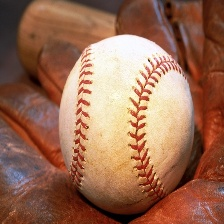
#> input picture images/044.jpg, 224 x 224 px, given in place of the camera
$ python Real_time_angle_detector.py
#> lines starting #> are read from the running program, lines starting #| are printed output that depends on the picture; after the words box and inside, x2 and y2 are one past the last pixel; in counts of white or black regions, pixels touching at a corner belong together
#> further down, frame is the input picture: shape (224, 224, 3); mean B, G, R 83.1, 106.6, 153.5
import cv2
import numpy as np

def get_angle(pt1, pt2, pt0):
    dx1 = pt1[0] - pt0[0]
    dy1 = pt1[1] - pt0[1]
    dx2 = pt2[0] - pt0[0]
    dy2 = pt2[1] - pt0[1]
    return np.arctan2(dy1, dx1) - np.arctan2(dy2, dx2)

def detect_angle(frame):
    gray = cv2.cvtColor(frame, cv2.COLOR_BGR2GRAY)
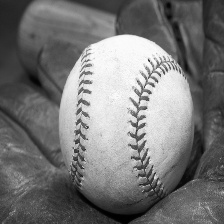
#> gray: shape (224, 224); min 0, max 254, mean 118
    edges = cv2.Canny(gray, 50, 150, apertureSize=3)
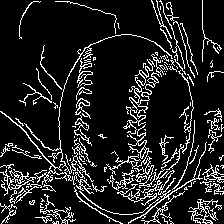
#> edges: shape (224, 224); 13% white in thin lines or dots
    lines = cv2.HoughLinesP(edges, 1, np.pi / 180, threshold=100, minLineLength=100, maxLineGap=10)
#> lines = None

    if lines is not None:
        for line in lines:
            x1, y1, x2, y2 = line[0]
            cv2.line(frame, (x1, y1), (x2, y2), (0, 255, 0), 2)
            angle = get_angle((x1, y1), (x2, y2), (frame.shape[1] // 2, frame.shape[0] // 2))
            cv2.putText(frame, f"Angle: {angle:.2f}", (x1, y1 - 10), cv2.FONT_HERSHEY_SIMPLEX, 0.5, (0, 0, 255), 2)

    cv2.imshow("Angle Detector", frame)

# Open video capture
cap = cv2.VideoCapture(0)

while True:
    ret, frame = cap.read()

    if not ret:
        break

    detect_angle(frame)

    # Exit when 'q' is pressed
    if cv2.waitKey(1) & 0xFF == ord('q'):
#> (key q is pressed here)
        break

# Release resources
cap.release()
cv2.destroyAllWindows()

$ run again, on images/Wednesday-2.jpg
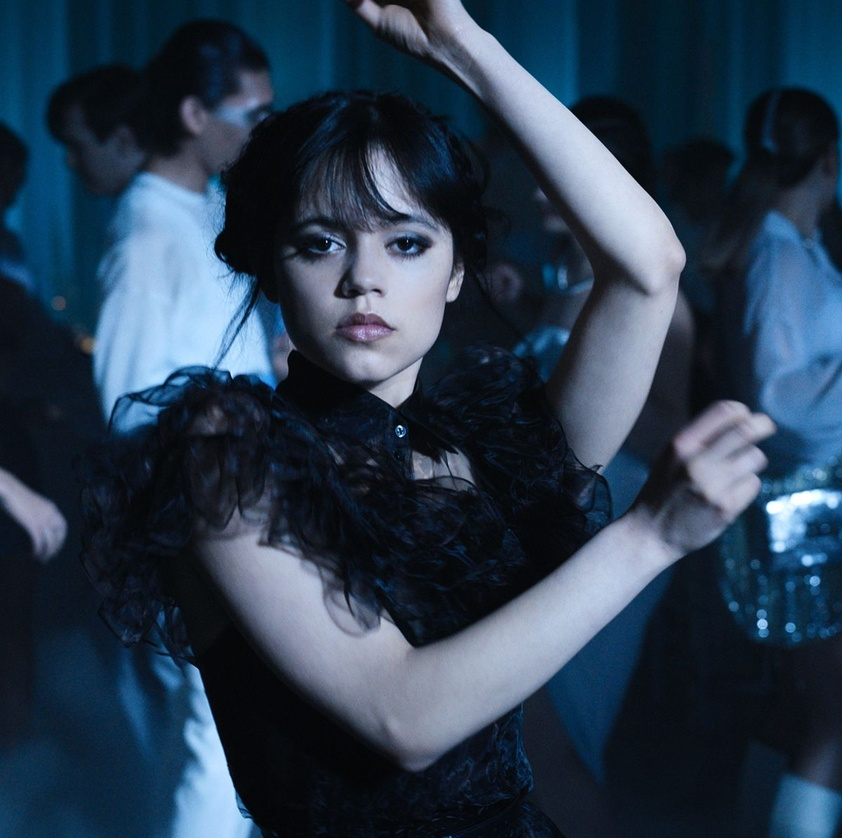
#> input picture images/Wednesday-2.jpg, 842 x 838 px, shrunk from 1200 x 1195 before the run, given in place of the camera
#> frame is the input picture: shape (838, 842, 3); mean B, G, R 79, 60.4, 42.8
#> in detect_angle, `edges = cv2.Canny(gray, 50, 150, apertureSize=3)`:
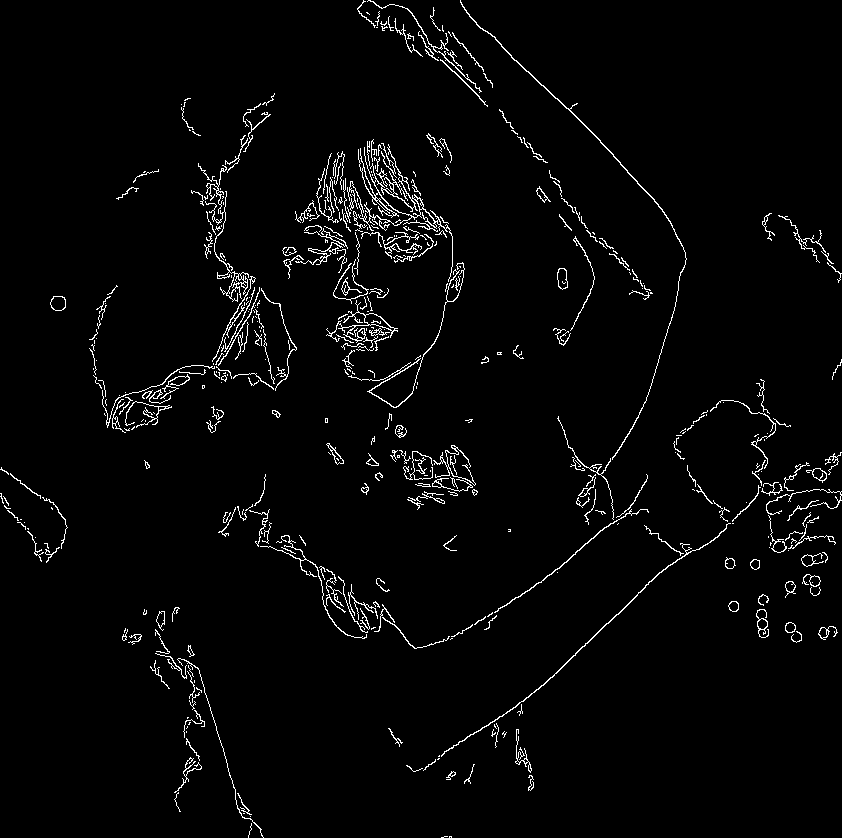
#> edges: shape (838, 842); 2.7% white in thin lines or dots
#> lines = [[543, 685, 663, 569]]
#> the loop in detect_angle, `for line in lines:` made 1 pass
#> (x1, y1, x2, y2, dx1 in get_angle, dy1 in get_angle, dx2 in get_angle, dy2 in get_angle) on pass 1: (543, 685, 663, 569, 122, 266, 242, 150)
#> after the loop in detect_angle, `for line in lines:`:
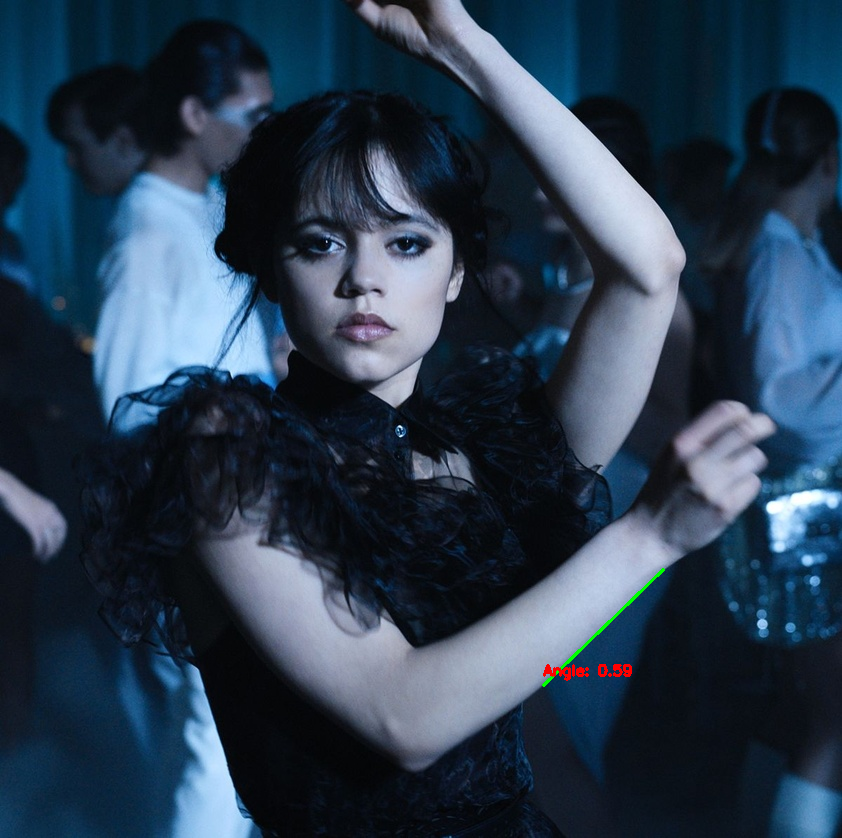
#> frame: shape (838, 842, 3); 0.16% of pixels changed, all inside (x1, y1, x2, y2) = (542, 568, 665, 687)
